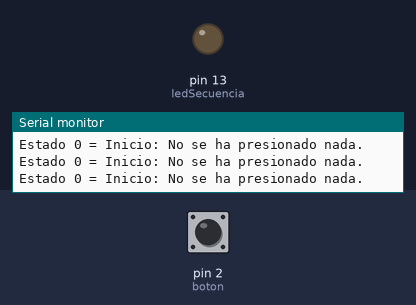
Bench run of a sketch on a simulated Arduino Uno, built with avr-gcc and run on an emulated ATmega328P. Parts: output pins drawn as LEDs (lit = HIGH), the last lines printed to the serial monitor. Dashed ring = blinking. The test bench sets the inputs (shaded band); at power-on: pin 2 (boton) LOW.

Above: at 1.2 s.
1.3 s: pin 2 (boton) pulled HIGH for 3.2 s
At 2.4 s:
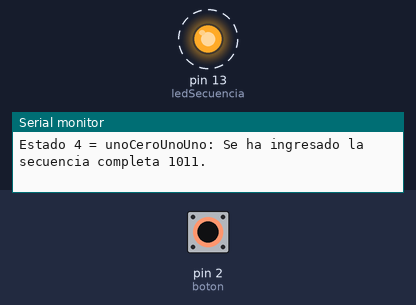
6.0 s: pin 2 (boton) pulled HIGH for 0.15 s
At 6.38 s:
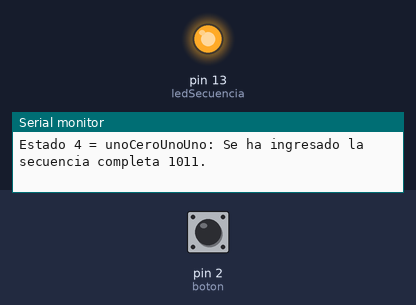
9.1 s: pin 2 (boton) pulled HIGH for 1 s
At 11.7 s:
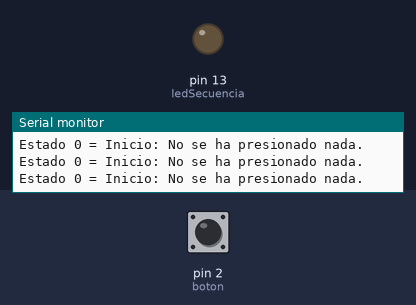
13.1 s: pin 2 (boton) driven HIGH
At 15.8 s:
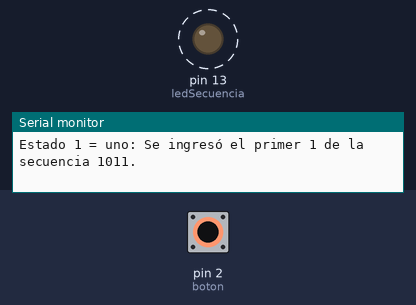
16.1 s: pin 2 (boton) driven LOW
At 16.8 s:
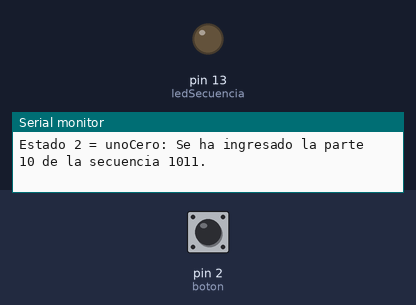
19.1 s: pin 2 (boton) pulsed HIGH 2 times (0.12 s each, 0.3 s apart)
At 19.78 s:
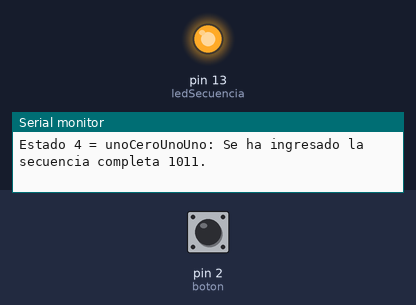
Timing chart, 0 to 22.1 s (numbered marks = the images above; inputs shaded):
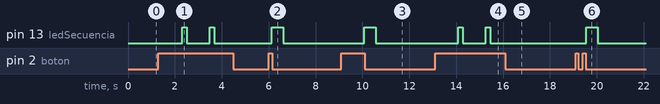

The sketch:

23_2_MaquinaDeEstadoMoore.ino
```cpp
/*23.2.-MAQUINA DE ESTADO FINITO TIPO MOORE: Las FSM (Finite State Machines) están conformadas de
entradas, transiciones y estados, donde cada estado tiene asignada una o varias salidas. Este tipo
de programación es excelente para detectar o ejecutar secuencias.
En la máquina de Moore sus salidas se generan solo cuando se alcanza un estado específico, por lo que
su velocidad es más lenta, eso es bueno cuando la secuencia es ingresada manualmente, pero no cuando
se ingresa por medios digitales, ya que la velocidad de la entrada supera la de la detección.
El estado se refiere a un concepto abstracto que indica como una FSM reacciona automáticamente
a una secuencia de entradas según un flujo prestablecido. Donde un mismo sistema, si se
encuentra en diferente estado, podrá reaccionar de forma distinta a una misma entrada.*/
//DECLARACIÓN DE CONSTANTES:
/*#define: Instrucción utilizada para crear con una directiva una constante global en el programa de
Arduino siguiendo la sintaxis descrita a continuación:
  #define nombreConstante valorConstante*/
#define boton 2         //Botón que acciona la secuencia de la máquina de estados, conectado al pin 2.
#define ledSecuencia 13 //Led que indica cuando la secuencia se ha completado, conectado al pin 13.
//DECLARACIÓN DE VARIABLES:
int estadoPresente = 0;
int transicionEstado = 0;
/*unsigned long: Variable sin signo de 32 bits, puede abarcar números muy grandes de 0 a 4,294,967,295
y su principal uso es el de guardar el tiempo transcurrido durante la ejecución del programa, recopilado
por el metodo millis() posteriormente.*/
unsigned long tiempoFSM = 0;          //Guarda el tiempo transcurrido desde que se prendió el Arduino.
unsigned long tiempoDeEsperaFSM = 0;  //Variable que se actualiza para medir intervalos de tiempo.
int intervaloDuracionEstados = 500;  //Duración de un estado sin pasar automáticamente al otro = 2 s.
int delayAntirrebotes = 150;  //Tiempo de espera que el programa deja pasar como antirrebotes = 150 ms.


//CONFIGURACIÓN DE LOS PINES Y LA COMUNICACIÓN SERIAL:
void setup() {
  /*pinMode(): Método que indica cuales pines del Arduino son entradas y cuales son salidas:
      - primer parámetro: Indica el pin de Arduino que será asignado como salida o entrada.
      - segundo parámetro: Usa la instrucción OUTPUT para indicar que el pin es una salida o
        INPUT para indicar que el pin es una entrada.
  El número del pin que recibe este método como primer parámetro se puede declarar directamente
  como un número o se puede declarar al inicio del programa como una variable.*/
  pinMode(boton, INPUT);          //El botón del pin 2 es una entrada en configuración pull-down.
  /*Resistencia pull-down: Siempre está en nivel lógico bajo (0 lógico) y al ser presionada cambia a ser
  1 lógico.*/
  pinMode(ledSecuencia, OUTPUT);  //El led del pin 13 es una salida.
  /*Serial.begin(baudRate): Este método inicializa la comunicación serial entre la placa Arduino
  y la computadora, además de que configura su velocidad de transmisión dada en unidad de baudios
  (bit trasmitido por segundo) que recibe como su único parámetro:
      - En general, 9600 baudios es una velocidad de transmisión comúnmente utilizada y es
        compatible con la mayoría de los dispositivos y programas.
      - Sin embargo, si se necesita una transferencia de datos más rápida y el hardware/software
        lo admiten, se puede optar por velocidades más altas como 115200 o 57600 baudios.
  Es importante asegurarse de que la velocidad de transmisión especificada coincida con la
  velocidad de comunicación del otro dispositivo al que se conecta el Arduino. Si la velocidad de
  transmisión no coincide, los datos pueden no transmitirse o recibirse correctamente, además lo que
  sea que se quiera imprimir en consola, sin haber ejecutado este método no aparecerá.*/
  Serial.begin(9600);   //Comunicación serial de 9600 baudios, para recibir la secuencia 1011 del botón.
  /*Serial.println(): Método que escribe un mensaje en la consola serial de Arduino, a la cual se puede
  acceder en la esquina superior derecha donde se encuentra una lupa.*/
  Serial.println("Máquina de Estados Mealy - Código Arduino: Secuencia 1011");
}


//EJECUCIÓN DEL PROGRAMA EN UN BUCLE INFINITO: FSM tipo Moore que identifica la secuencia 1011, la salida se mantiene estática.
void loop() {
  /*Condicional else if: Con este condicional se evalúa la variable estadoPresente para describir la acción
  que se ejecuta en cada estado y sus transiciones a los siguientes.*/
  //MÁQUINA DE ESTADOS TIPO MOORE: Las salidas de la FSM se declaran en sus estados.
  if(estadoPresente == 0){        //Estado 0 = Inicio.
    //SALIDAS DEL ESTADO 0 = Inicio:
    Serial.println("Estado 0 = Inicio: No se ha presionado nada.");
    /*digitalWrite(Pin, State): Lo que hace este método es mandar una salida digital a un pin en
    específico que se indica como su primer parámetro, en su segundo parámetro se puede mandar la
    constante HIGH para mandar 5V al pin o LOW para mandar 0V, osea no mandar nada.*/
    digitalWrite(ledSecuencia, LOW); //Salida del Estado 0 = Led del Pin 13 Apagado.

    /*TRANSICIONES DEL Estado de Inicio:*/
    /*Antirrebotes: El código de antirrebotes lo que hace es esperar cierto tiempo después de haber sido
    presionado un botón, para evitar censar falsos pulsos, ya que el botón mecánico rebota después de
    haber sido presionado.*/
    //DELAY ANTIRREBOTES DE 150 MS Y ACTUALIZACIÓN DEL INTERVALO DE TIEMPO PARA EL TEMPORIZADOR DEL ESTADO 1:
    /*millis(): Método que devuelve el tiempo transcurrido en milisegundos, empezando a contar desde que
    se enciende la placa Arduino y no deteniéndose hasta que esta se apague o llegue a su límite, que es
    el mismo dado por el tipo de dato unsigned long: De 0 a 4,294,967,295 milisegundos = 1,193.0464 horas
    49.7102 días = 49 días y 17 horas.
    La función se puede utilizar para detener el programa, sustituyendo al método delay(), la razón de
    ello es que el método delay() detiene completamente la ejecución del programa, mientras que el método
    millis() permite que otros procesos se ejecuten mientras solo una parte del código se pausa.
    Cada que se utilice el método millis, se estará actualizando el tiempo guardado en una variable
    cualquiera, en este caso se guarda en dos variables:
      - tiempoDeEsperaFSM:  Variable que se ejecuta cada que se realice una transición entre estados,
        guardando así el tiempo de duración del estado al que se va a brincar y permitiendo que se
        ejecute el delay del antirrebotes una vez presionado el botón, para que no se capten falsas
        pulsaciones.
      - tiempoFSM:  Variable que guarda el tiempo cuando se inicia cada estado, para así compararlo con
        el tiempo guardado en la variable tiempoDeEsperaFSM y lograr que, pasado un intervalo de tiempo,
        la máquina de estados brinque automáticamente al siguiente estado. Además, se compara también con
        la variable delayAntirrebotes para pausar el programa cierto tiempo, evitando que se capten
        falsas pulsaciones.
    Por lo tanto, con el método millis también se pueden crear temporizadores que mida un tiempo de
    duración, realizando una simple resta entre dos medidas de tiempo y creando una comparación con un
    operador de mayor o menor que y un condicional if.*/
    tiempoFSM = millis();   //Actualización del tiempo para ejecutar el antirrebotes.
    //DELAY ANTIRREBOTES DE 150 MS:
    /*Con esta instrucción se crea el código antirrebotes, que no deja recopilar datos después de haber
    presionado el botón una vez para no captar falsas pulsaciones.*/
    if(tiempoFSM - tiempoDeEsperaFSM > delayAntirrebotes){
      /*digitalRead(Pin): Lo que hace este método es leer una entrada digital en un pin en específico
      que se indica como su primer parámetro, se puede ver si este valor está en nivel alto con la
      constante HIGH o 1 y si está en su nivel bajo con la constante LOW o 0.*/
      transicionEstado = digitalRead(boton);  //Lectura del botón para ver si es presionado.
      //TRANSICIONES MANUALES DEL ESTADO 0 = Inicio:
      if(transicionEstado == 1){
        estadoPresente = 1; //Transición manual al Estado 1 cuando se presione el botón.
        tiempoDeEsperaFSM = millis(); //Iniciación del temporizador del Estado 1.
      }
    }
  }else if(estadoPresente == 1){  //ESTADO 1 = uno:
    //SALIDAS DEL ESTADO 1 = uno:
    Serial.println("Estado 1 = uno: Se ingresó el primer 1 de la secuencia 1011.");
    digitalWrite(ledSecuencia, LOW); //Salida del Estado 1 = Led del Pin 13 Encendido.

    //DELAY ANTIRREBOTES DE 150 MS Y ACTUALIZACIÓN DEL INTERVALO DE TIEMPO PARA EL ANTIRREBOTES DEL ESTADO 2:
    tiempoFSM = millis();   //Actualización del tiempo de inicio del Estado 1 = uno y para el antirrebotes.
    /*Con esta instrucción se indica que cuando la máquina de estados haya pasado más de cierto tiempo en
    este Estado, automáticamente se pase al Estado siguiente.*/
    //TRANSICIONES AUTOMÁTICAS DEL ESTADO 1 = uno:
    if(tiempoFSM - tiempoDeEsperaFSM > intervaloDuracionEstados){
      estadoPresente = 2;   //Transición automática al Estado 2 cuando se haya pasado un intervalo de tiempo.
      tiempoDeEsperaFSM = millis(); //Iniciación del temporizador del Estado 2.
    }
  }else if(estadoPresente == 2){  //ESTADO 2 = unoCero:
    //SALIDAS DEL ESTADO 2 = unoCero:
    Serial.println("Estado 2 = unoCero: Se ha ingresado la parte 10 de la secuencia 1011.");
    digitalWrite(ledSecuencia, LOW); //Salida del Estado 2 = Led del Pin 13 Apagado.

    //DELAY ANTIRREBOTES DE 150 MS Y ACTUALIZACIÓN DEL INTERVALO DE TIEMPO PARA EL ANTIRREBOTES DEL ESTADO 3:
    tiempoFSM = millis();   //Actualización del tiempo de inicio del Estado 2 = unoCero y para el antirrebotes.
    /*Con esta instrucción se crea el código antirrebotes, que no deja recopilar datos después de haber
    presionado el botón una vez para no captar falsas pulsaciones.*/
    if(tiempoFSM - tiempoDeEsperaFSM > delayAntirrebotes){
      transicionEstado = digitalRead(boton);  //Lectura del botón para ver si es presionado.
      //TRANSICIONES MANUALES DEL ESTADO 2 = unoCero:
      if(transicionEstado == 1){
        estadoPresente = 3; //Transición manual al Estado 3 cuando se presione el botón.
        tiempoDeEsperaFSM = millis(); //Iniciación del temporizador del Estado 3.
      }
    }
  }else if(estadoPresente == 3){  //ESTADO 3 = unoCeroUno:
    //SALIDAS DEL ESTADO 3 = unoCeroUno:
    Serial.println("Estado 3 = unoCeroUno: Se ha ingresado la parte 101 de la secuencia 1011.");
    digitalWrite(ledSecuencia, LOW); //Salida del Estado 3 = Led del Pin 13 Apagado.

    //DELAY ANTIRREBOTES DE 150 MS Y ACTUALIZACIÓN DEL INTERVALO DE TIEMPO PARA EL TEMPORIZADOR Y ANTIRREBOTES DEL ESTADO 4:
    tiempoFSM = millis();   //Actualización del tiempo de inicio del Estado 3 = unoCeroUno y para el antirrebotes.
    /*Con esta instrucción se crea el código antirrebotes, que no deja recopilar datos después de haber
    presionado el botón una vez para no captar falsas pulsaciones.*/
    if(tiempoFSM - tiempoDeEsperaFSM > delayAntirrebotes){
      transicionEstado = digitalRead(boton);  //Lectura del botón para ver si es presionado.
      //TRANSICIONES MANUALES DEL ESTADO 3 = unoCeroUno:
      if(transicionEstado == 1){
        estadoPresente = 4; //Transición manual al Estado 4 cuando se presione el botón.
        tiempoDeEsperaFSM = millis(); //Iniciación del temporizador del Estado 4.
      }
    }
  }else if(estadoPresente == 4){  //ESTADO 4 = unoCeroUnoUno:
    //SALIDAS DEL ESTADO 4 = unoCeroUnoUno:
    Serial.println("Estado 4 = unoCeroUnoUno: Se ha ingresado la secuencia completa 1011.");
    digitalWrite(ledSecuencia, HIGH); //Salida del Estado 4 = Led del Pin 13 Encendido.

    //DELAY ANTIRREBOTES DE 150 MS Y ACTUALIZACIÓN DEL INTERVALO DE TIEMPO PARA EL ANTIRREBOTES DEL ESTADO 0:
    tiempoFSM = millis();
    /*Con esta instrucción se crea el código antirrebotes, que no deja recopilar datos después de haber
    presionado el botón una vez para no captar falsas pulsaciones.*/
    if(tiempoFSM - tiempoDeEsperaFSM > delayAntirrebotes){
      transicionEstado = digitalRead(boton);  //Lectura del botón para ver si es presionado.
      //TRANSICIONES MANUALES O AUTOMÁTICAS DEL ESTADO 4 = unoCeroUnoUno:
      /*Con esta instrucción se indica que cuando la máquina de estados haya pasado más de cierto tiempo en
      este Estado, automáticamente se pase al Estado Inicial o además que puede hacer la transición si el
      botón es presionado.*/
      if((transicionEstado == 1) or (tiempoFSM - tiempoDeEsperaFSM > intervaloDuracionEstados)){
        //Transición manual al Estado 0 cuando se presione el botón o de forma automática cuando pase cierto tiempo.
        estadoPresente = 0;
      }
    }
  }else{
    Serial.println("Estado no disponible");
  }
}
```

Measured:
- after the input at 1.3 s, pin 13 (ledSecuencia): alternates HIGH for 0.20 s and LOW for 0.98 s, 4 changes in all, then stays LOW, starting after 1.0 s
- after the input at 6.0 s, pin 13 (ledSecuencia): LOW → HIGH after 0.14 s, → LOW 0.49 s later
- after the input at 9.1 s, pin 13 (ledSecuencia): LOW → HIGH after 0.99 s, → LOW 0.49 s later
- after the input at 13.1 s, pin 13 (ledSecuencia): alternates HIGH for 0.20 s and LOW for 0.98 s, starting after 0.99 s
- after the input at 16.1 s, pin 13 (ledSecuencia): stops changing and stays LOW
- after the input at 19.1 s, pin 13 (ledSecuencia): LOW → HIGH after 0.44 s, → LOW 0.49 s later
